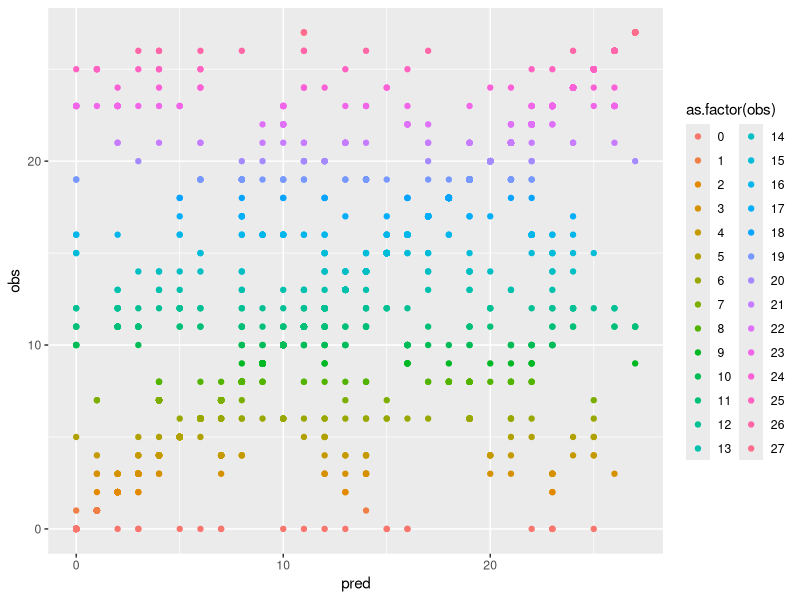

Here is the R script that generated this plot: (Note: this script raises an error after producing the figure.)
df <- read.csv('../Data/BERT_out.csv')  # 0 indexed
labels <- read.csv('../Data/labels.csv')

library(ggplot2)

ggplot(df) +
  geom_point(aes(x = pred, obs, color = as.factor(obs)))


# xy <- as.data.frame(tsne(as.matrix(df), max_iter = 300))  # takes a while
colnames(xy) <- c('x','y')

ggplot(xy) + 
  geom_point(aes(x, y, color = as.factor(df$obs)))

# df$miss <- df$pred != df$obs
# df$hit <- df$pred == df$obs
